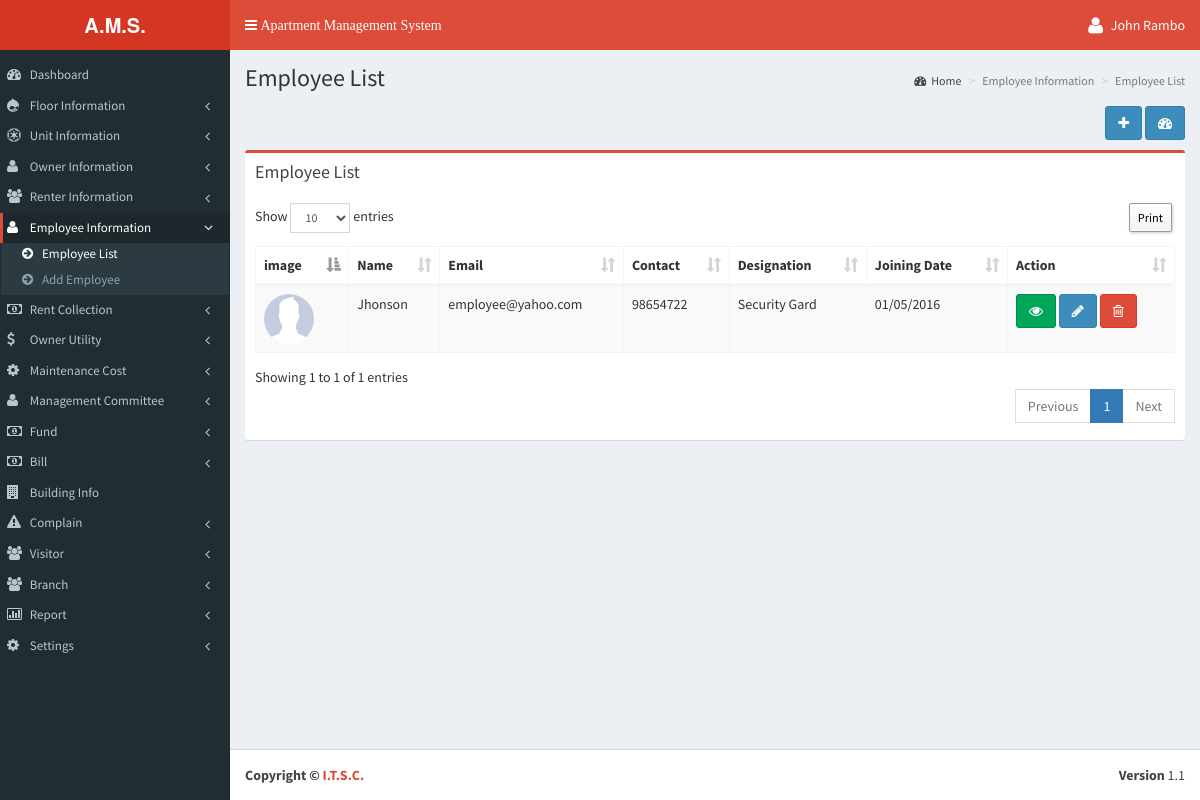
Screenshot of /employee/employeelist.php (signed in) with the database file from the repository.
### tables this page shows
CREATE TABLE `tbl_add_employee` (
  `eid` int(11) NOT NULL,
  `e_name` varchar(200) NOT NULL,
  `e_email` varchar(200) NOT NULL,
  `e_contact` varchar(200) NOT NULL,
  `e_pre_address` varchar(200) NOT NULL,
  `e_per_address` varchar(200) NOT NULL,
  `e_nid` varchar(200) NOT NULL,
  `e_designation` int(11) NOT NULL,
  `e_date` varchar(200) NOT NULL,
  `ending_date` varchar(200) NOT NULL,
  `e_status` int(1) NOT NULL DEFAULT '0',
  `e_password` varchar(200) NOT NULL,
  `image` varchar(200) NOT NULL,
  `branch_id` int(11) NOT NULL,
  `added_date` timestamp NOT NULL DEFAULT CURRENT_TIMESTAMP
);

CREATE TABLE `tbl_add_member_type` (
  `member_id` int(11) NOT NULL,
  `member_type` varchar(200) NOT NULL,
  `added_date` timestamp NOT NULL DEFAULT CURRENT_TIMESTAMP
);

### language/English/lang_left_menu.php (called while the page is built, shortened)
<?php
$_data['menu_dashboard'] 					= "Dashboard";
$_data['menu_floor'] 						= "Floor Information";
$_data['menu_floor_list'] 					= "Floor List";
$_data['menu_floor_add'] 					= "Add Floor";
$_data['menu_unit_information'] 			= "Unit Information";
$_data['menu_unit_list'] 					= "Unit List";
$_data['menu_add_unit'] 					= "Add Unit";
$_data['menu_owner_information'] 			= "Owner Information";
$_data['menu_owner_list'] 					= "Owner List";
$_data['menu_add_owner'] 					= "Add Owner";
$_data['menu_renter_information'] 			= "Renter Information";
$_data['menu_renter_list'] 					= "Renter List";
$_data['menu_add_renter'] 					= "Add Renter";
$_data['menu_employee_information'] 		= "Employee Information";
$_data['menu_employee_list'] 				= "Employee List";
$_data['menu_add_employee'] 				= "Add Employee";
$_data['menu_rent_collection'] 				= "Rent Collection";
$_data['menu_rent_list'] 					= "Rent List";
$_data['menu_add_rent'] 					= "Add Rent";
$_data['menu_owner_utility'] 				= "Owner Utility";
$_data['menu_owner_utility_list'] 			= "Owner Utility List";
$_data['menu_add_owner_utility'] 			= "Add Owner Utility";
$_data['menu_maintenance_cost'] 			= "Maintenance Cost";
$_data['menu_maintenance_cost_list'] 		= "Maintenance Cost List";
$_data['menu_add_maintenance_cost'] 		= "Add Maintenance Cost";
$_data['menu_management_committee'] 		= "Management Committee";
$_data['menu_member_list'] 					= "Member List";
$_data['menu_add_member'] 					= "Add Member";
$_data['menu_fund'] 						= "Fund";
$_data['menu_fund_list'] 					= "Fund List";
$_data['menu_add_fund'] 					= "Add Fund";
$_data['menu_bill'] 						= "Bill";
$_data['menu_bill_list'] 					= "Bill List";
$_data['menu_add_bill'] 					= "Add Bill";
$_data['menu_building_info'] 				= "Building Info";
$_data['menu_complain'] 					= "Complain";
$_data['menu_complain_list'] 				= "Complain List";
$_data['menu_add_complain'] 				= "Add Complain";
$_data['menu_visitor'] 						= "Visitor";
$_data['menu_visitor_list'] 				= "Visitor List";
$_data['menu_add_visitor'] 					= "Add Visitor";
$_data['menu_report'] 						= "Report";
$_data['menu_fair_report'] 					= "Fare Report";
$_data['menu_rented_report'] 				= "Rented Report";
$_data['menu_visitors_report'] 				= "Visitors Report";
$_data['menu_complain_report'] 				= "Complain Report";
$_data['menu_unit_status_report'] 			= "Unit Status Report";
$_data['menu_fund_status'] 					= "Fund Status";
$_data['menu_bill_report'] 					= "Bill Report";
$_data['menu_settings'] 					= "Settings";
$_data['menu_bill_setup'] 					= "Bill Setup";
$_data['menu_utility_bill'] 				= "Utility Bill";
$_data['menu_employee_setup'] 				= "Employee Salary";
$_data['menu_management_member_type'] 		= "Management Member Type";
$_data['menu_month_setup'] 					= "Month Setup";
$_data['menu_year_setup'] 					= "Year Setup";
$_data['menu_language_setup'] 				= "System Setup";
$_data['menu_branch'] 						= "Branch";
$_data['menu_add_branch'] 					= "Add Branch";
$_data['menu_branch_list'] 					= "Branch List";
?>

### employee/employeelist.php (the view, shortened to what this page needs)
<?php
include('../header.php');
?>
<section class="content-header">
  <h1><?php echo $_data['employee_list'];?></h1>
  <ol class="breadcrumb">
    <li><a href="<?php echo WEB_URL?>dashboard.php"><i class="fa fa-dashboard"></i><?php echo $_data['home_breadcam'];?></a></li>
    <li class="active"><?php echo $_data['add_new_employee_information_breadcam'];?></li>
    <li class="active"><?php echo $_data['employee_list'];?></li>
  </ol>
</section>
<section class="content">
<div class="row">
  <div class="col-xs-12">
    <div align="right" style="margin-bottom:1%;"> <a class="btn btn-primary" data-toggle="tooltip" href="<?php echo WEB_URL; ?>employee/addemployee.php" data-original-title="<?php echo $_data['add_new_employee_breadcam'];?>"><i class="fa fa-plus"></i></a> <a class="btn btn-primary" data-toggle="tooltip" href="<?php echo WEB_URL; ?>dashboard.php" data-original-title="<?php echo $_data['home_breadcam'];?>"><i class="fa fa-dashboard"></i></a> </div>
    <div class="box box-danger">
      <div class="box-header">
        <h3 class="box-title"><?php echo $_data['employee_list'];?></h3>
      </div>
      <div class="box-body">
        <table class="table sakotable table-bordered table-striped dt-responsive">
          <thead>
            <tr>
              <th><?php echo $_data['imgage'];?></th>
              <th><?php echo $_data['add_new_form_field_text_1'];?></th>
              <th><?php echo $_data['add_new_form_field_text_2'];?></th>
              <th><?php echo $_data['add_new_form_field_text_4'];?></th>
              <th><?php echo $_data['add_new_form_field_text_8'];?></th>
              <th><?php echo $_data['add_new_form_field_text_9'];?></th>
              <th><?php echo $_data['action_text'];?></th>
            </tr>
          </thead>
          <tbody>
            <?php
				$result = mysql_query("SELECT *,mt.member_type FROM tbl_add_employee e inner join tbl_add_member_type mt where mt.member_id = e.e_designation and e.branch_id = " . (int)$_SESSION['objLogin']['branch_id'] . "",$link);
				while($row = mysql_fetch_array($result)){
					$image = WEB_URL . 'img/no_image.jpg';
				?>
            <tr>
              <td><img class="photo_img_round" style="width:50px;height:50px;" src="<?php echo $image;  ?>" /></td>
              <td><?php echo $row['e_name']; ?></td>
              <td><?php echo $row['e_email']; ?></td>
              <td><?php echo $row['e_contact']; ?></td>
              <td><?php echo $row['member_type']; ?></td>
              <td><?php echo $row['e_date']; ?></td>
              <td><a class="btn btn-success" data-toggle="tooltip" href="javascript:;" onClick="$('#nurse_view_<?php echo $row['eid']; ?>').modal('show');" data-original-title="<?php echo $_data['view_text'];?>"><i class="fa fa-eye"></i></a> <a class="btn btn-primary" data-toggle="tooltip" href="<?php echo WEB_URL;?>employee/addemployee.php?id=<?php echo $row['eid']; ?>" data-original-title="<?php echo $_data['edit_text'];?>"><i class="fa fa-pencil"></i></a> <a class="btn btn-danger" data-toggle="tooltip" onClick="deleteEmployee(<?php echo $row['eid']; ?>);" href="javascript:;" data-original-title="<?php echo $_data['delete_text'];?>"><i class="fa fa-trash-o"></i></a>
                </td>
            </tr>
            <?php } mysql_close($link); ?>
          </tbody>
        </table>
      </div>
    </div>
  </div>
</div>
<?php include('../footer.php'); ?>

### rows the page displays
tbl_add_employee: e_name "Jhonson", e_email "employee@yahoo.com", e_contact "98654722", tbl_add_member_type.member_type "Security Gard", e_date "01/05/2016"

### other values shown
$_SESSION['objLogin']['name'] "John Rambo"
$_data['menu_dashboard'] "Dashboard"
$_data['menu_floor'] "Floor Information"
$_data['menu_unit_information'] "Unit Information"
$_data['menu_owner_information'] "Owner Information"
$_data['menu_renter_information'] "Renter Information"
$_data['menu_employee_information'] "Employee Information"
$_data['menu_employee_list'] "Employee List"
$_data['menu_add_employee'] "Add Employee"
$_data['menu_rent_collection'] "Rent Collection"
$_data['menu_owner_utility'] "Owner Utility"
$_data['menu_maintenance_cost'] "Maintenance Cost"
$_data['menu_management_committee'] "Management Committee"
$_data['menu_fund'] "Fund"
$_data['menu_bill'] "Bill"
